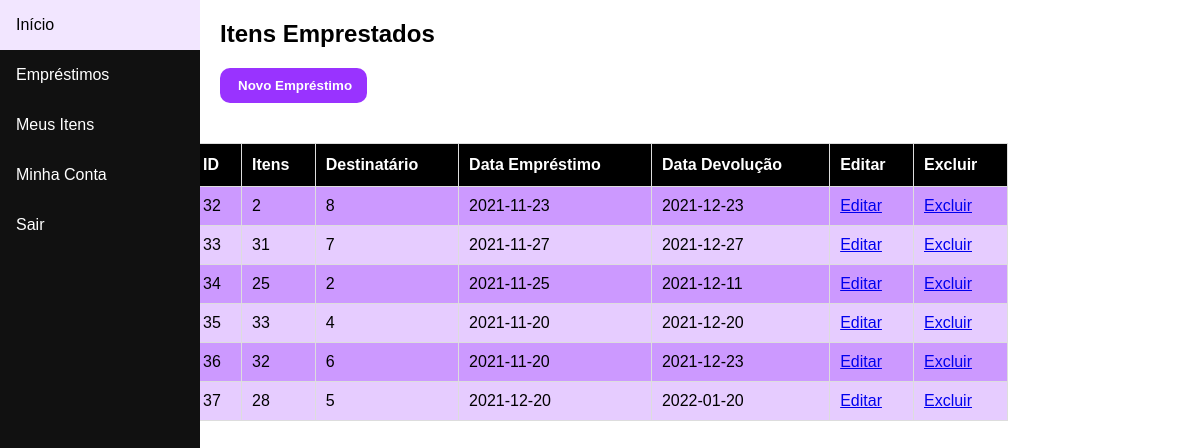
/listaemprestimos.php (signed in), run on the app's committed database.
### tables this page shows
CREATE TABLE `emprestimos` (
  `id` int(11) NOT NULL,
  `item_id` int(11) NOT NULL,
  `destinatario_id` int(11) NOT NULL,
  `dtemp` date NOT NULL,
  `dtdev` date NOT NULL
);

### listaemprestimos.php (the view, shortened to what this page needs)
<?php
	include "includes/topolista.php";
?>
    <div class="content">
      <h2>Itens Emprestados</h2>
      	<form action="cadastroemprestimos.php" method="post">
	  			<input type="submit" value="Novo Empréstimo">
	  		</form>
    </div>
    	<?php
				include "includes/menu.php";
			?>
			      <table id="customers">
			      <tr>
			        <th>ID</th>
			        <th>Itens</th>
			        <th>Destinatário</th>
			        <th>Data Empréstimo</th>
			        <th>Data Devolução</th>
			        <th>Editar</th>
			        <th>Excluir</th>
			      </tr>
		      	  <?php
		          	  include "includes/conecta.php";
					  $sql = "SELECT id, item_id, destinatario_id, dtemp, dtdev FROM emprestimos";
					  $res = mysqli_query($conn, $sql);
					  if($res){
					  	while($row = mysqli_fetch_assoc($res)){
						  echo "<tr>
											<td>". $row['id'] ."</td>
											<td>". $row['item_id'] ."</td>
											<td>". $row['destinatario_id'] ."</td>
											<td>". $row['dtemp'] ."</td>
											<td>". $row['dtdev'] ."</td>
											<td><a href='cadastroemprestimos.php?id=". $row['id'] ."'>Editar</a></td>
											<td><a href='exclusaoemprestimos.php?id=". $row['id'] ."'>Excluir</a></td>
										</tr>";
					    }
					  }
	  			  	?>
	  			  </table>

### includes/topolista.php (shortened to what this page needs)
<!DOCTYPE html>
<html lang="en">
<head>
<link rel="stylesheet" type="text/css" href="css/lista.css">
</head>
<body>

### includes/menu.php
<div class="sidenav">
    <a href="inicio.php">Início</a>
    <a href="listaemprestimos.php">Empréstimos</a>
    <a href="listaitens.php">Meus Itens</a>
    <a href="listausuarios.php">Minha Conta</a>
    <a href="logout.php">Sair</a>
  </div>

### css/lista.css (style rules this page uses)
* { box-sizing: border-box; }
body { margin: 0; font-family: Arial, Helvetica, sans-serif; }
.sidenav { height: 100%; width: 200px; position: fixed; z-index: 1; top: 0; left: 0; background-color: #111; overflow-x: hidden; }
.sidenav a { color: white; padding: 16px; text-decoration: none; display: block; }
.content { margin-left: 200px; padding-left: 20px; }
#customers { font-family: Arial, Helvetica, sans-serif; border-collapse: collapse; width: 68%; margin: auto; margin-top: 40px; }
#customers td, #customers th { border: 1px solid #ddd; padding: 10px; }
#customers tr:nth-child(even) { background-color: #cc99ff; }
#customers tr { background-color: #e6ccff; }
#customers th { padding-top: 12px; padding-bottom: 12px; text-align: left; background-color: black; color: white; }
input[type=submit] { width: 15%; background-color: #9933ff; color: white; padding: 10px 18px; margin: auto; border: none; border-radius: 10px; cursor: pointer; font-weight: bold; }

### data on the page
emprestimos: id "32", item "2", destinatario "8", dtemp "2021-11-23", dtdev "2021-12-23"
emprestimos: id "33", item "31", destinatario "7", dtemp "2021-11-27", dtdev "2021-12-27"
emprestimos: id "34", item "25", destinatario "2", dtemp "2021-11-25", dtdev "2021-12-11"
emprestimos: id "35", item "33", destinatario "4", dtemp "2021-11-20", dtdev "2021-12-20"
emprestimos: id "36", item "32", destinatario "6", dtemp "2021-11-20", dtdev "2021-12-23"
emprestimos: id "37", item "28", destinatario "5", dtemp "2021-12-20", dtdev "2022-01-20"
